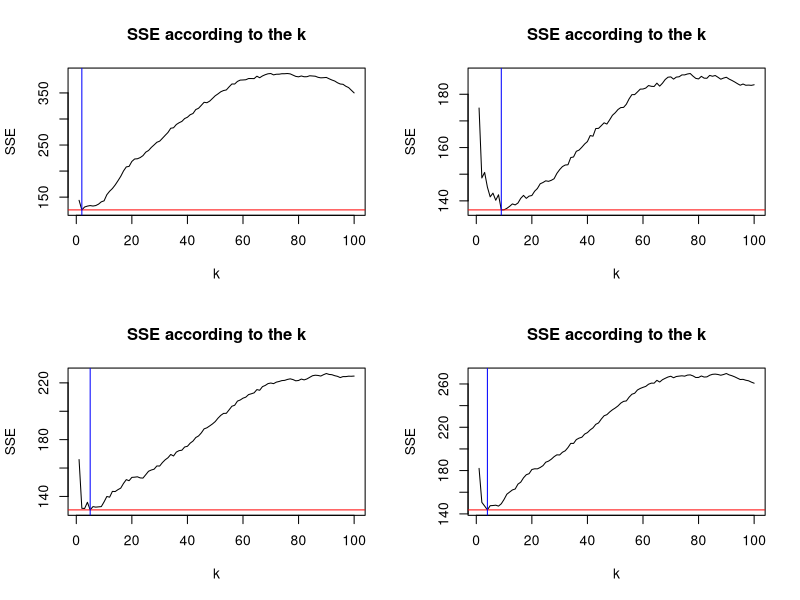

Generate this figure with R:
## ---- chunk 1
library(FNN)
rm(list=ls())
# train
set.seed(1)
xtr <- sort(rnorm(100))
ytr <- 3 + xtr^2 + rnorm(100)
eval.n <- 100
eval.point <- seq(-3,3,length = eval.n)
yhat_tr <- matrix(0, eval.n, 100)
# k=i일때, i열에 각 eval.point에 대한 yhat의 값 저장한다.
for (i in 1:100){
  idx.mat_tr <- knnx.index(xtr, eval.point, k = i)
  for (j in 1:eval.n) yhat_tr[j,i] <- mean(ytr[idx.mat_tr[j,]])
}
# test (a new dataset)
par(mfrow=c(2,2))
min_k <- numeric(4)
for(l in 2:5){
  set.seed(l)
  xte <- sort(rnorm(100))
  yte <- 3 + xte^2 + rnorm(100)
  xte_ind <- cut(xte,breaks= eval.point, labels = 1:99)
  xte_ind <- as.numeric(xte_ind)
  SSE <- numeric(100)
  yhat_te <- matrix(0,100,100)
  # 이 문제에서는 train에서 적합한 모델이 구간마다 식이 있는게 아닌, 
  # 각 eval.point마다의 적합된 점을 이은것이기 때문에(type='l') xte의 점에 대응되는 
  # yhat_te값은 적합된점들의 내분점으로 구하겠다.
  for(i in 1:100){
    for(j in 1:100){
      yhat_te[j,i] <- ((eval.point[xte_ind[j]+1]-xte[j])*yhat_tr[,i][xte_ind[j]] 
                      +(xte[j]-eval.point[xte_ind[j]])*yhat_tr[,i][xte_ind[j]+1])/
                      (eval.point[xte_ind[j]+1]-eval.point[xte_ind[j]])
    }
    SSE[i] <- sum((yte-yhat_te[,i])^2)
  }
  k <- 1:100
  plot(k,SSE,type='l',main='SSE according to the k')
  abline(h=SSE[which.min(SSE)],v=which.min(SSE),col=c('red','blue'))
  min_k[l-1] <- which.min(SSE)
}
min_k
